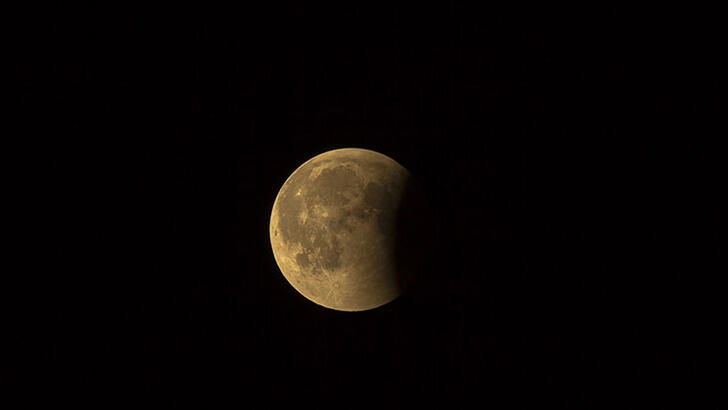
#> input picture OPENCV_3/Hough Circle Transform/ay.jpg, 728 x 410 px
$ python 1.derssss.py
#> lines starting #> are read from the running program, lines starting #| are printed output that depends on the picture; after the words box and inside, x2 and y2 are one past the last pixel; in counts of white or black regions, pixels touching at a corner belong together
"""
Bu derste daireleri tespit etmeye çalışıcaz.
"""

"""
Hough dönüşümü sırasında görüntümüzü geniş bir alana dönüştürüyoruz.
daire bulmaya çalışırken 3 boyutlu parametreler gerkiyor.
merkez koordinatları x ve y olarak ve yarıçap gerekiyor.
dönüşüm sırasında girdiği görüntümüzdeki her bir kenar pikseli pikselin uzanabileceği tüm
olası çemberleri oyluyor. yabir bir oylama işlemi yapıyor. çevresini çizicek sınırları bulmak için oylama yapıyor.
bu oylamayı 3 boyutlu matrix içindeki çoklu değerleri arttırma olarak düşünebiliriz.
oylar verildikten sonra bu matrix içindeki en yüksek değeri arıyoruz ve daire merkezine ve yarıçapını okuyoruz.
matrix ne kadar büyükse yani giriş resmimize kıyasla ne kadar büyükse, dp ne kadar küçükse matrix o kadar büyük oluyor.
oylamamızın çözünürlüğüde o kadar yüksek olur.
çözünürlük ne kadar yüksekse daire tespitide o kadar doğru olacaktır.
bununla birlikte tespit ne kadar doğru olursa örneğin biraz bozulmuş dairelerin gözden kaçırma veya büyük kenarlı daire yerine
birden fazla daire tespit etme gibi olasılıklarda yükselir
"""

import cv2
import numpy as np

image = cv2.imread('ay.jpg')
#> image is the input picture: shape (410, 728, 3); mean B, G, R 4.1, 5.4, 8.9
img = image.copy()  # resmin üzerine çizme işlemi yapacağım için kopyasını aldım.
image = cv2.medianBlur(image, 5)

# image = cv2.GaussianBlur(image, (7,7), 1.5)
img_gray = cv2.cvtColor(image, cv2.COLOR_BGR2GRAY)  # gri tonlamaya çevirdik.
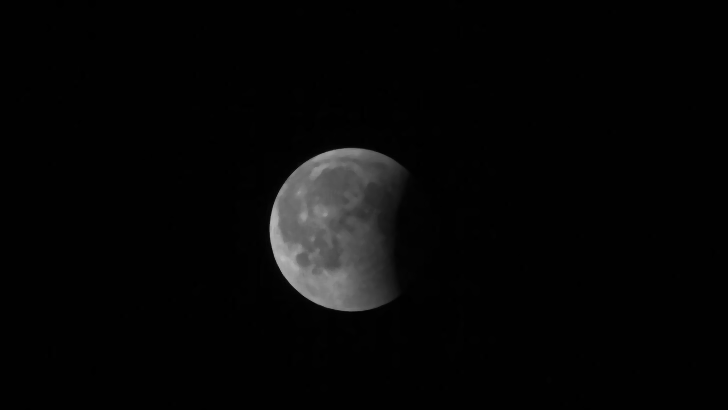
#> img_gray: shape (410, 728); min 0, max 186, mean 6.5

cv2.namedWindow("image", cv2.WINDOW_NORMAL)
cv2.namedWindow("img", cv2.WINDOW_NORMAL)

# belirlediğim daireleri HoughCircle içinde bulucam
min_dist = image.shape[0]/8
#> min_dist = 51.25
param1 = 100
param2 = 50
circles = cv2.HoughCircles(img_gray, cv2.HOUGH_GRADIENT, 1,
                           min_dist, param1=param1, param2=param2,
                           minRadius=0, maxRadius=0)
#> circles = [[350.5, 228.5, 81.6]]
"""
 2. parametre: method
 3. parametre: dp; çözünürlüğün ters oranı
 4. parametre: mindist; algılanan merkezler arası min mesafe
 5. parametre: param1; üst eşiği kendimiz giriyoruz. alt eşiği otomatik olarak kendisi belirliyor
 6. parametre: param2; merkez algılama eşiği. eşik ne kadar düşükse o kadar daire algılanacak,
 ne kadar yüksekse de potansiyel olarak o kadar fazla daire geriye döndürecek bize
 minRadius ve maxRadiusta algıladığımız dairenin min ve max yarıçapıdır.
 0 olarak girersek sıfır olarak girersek otomatik bir sınırlama koymamış oluruz. kendisi her şeyi buluyor.
 maxRadius' a -1 değeri girersek: çevredeki çizen daireyi çizmez sadece merkezini bulur .
 minRadius=5, maxRadius=70 ' te verebiliriz.
"""
"""
şimdi daireler hazır. daireleri çizme işlemi yapıcaz ama bu dairelerin içinde dönen değerler
3 tane değer döndürüyor: x,y,r . buradaki değerlerde float türünde döndürüyor. onun için bunları ortalama bir değere yuvarlamamız gerek.
"""

circles = np.uint16(np.around(circles))
#> circles = [[350, 228, 82]]
"""
 buranın sonucu yuvarlanmış olarak dönecek. dönen değerin türünü de  değiştirdik.
 şimdi şu şekilde dönüyor bu:
 matrixin değerleri mesala 5 tane şey aldı ya 1 5 3 olarak gelir buradaki değerler yani boyutu.
"""

# işlemleri yaparken bir kontrol kodu koyucam.
# circles'lerin içi boş değilse işlem yap.
if circles is not None:
    for x, y, r in circles[0, :]:   # 0. indeksinden tamamını al. yoksa burda hata alırım. yani x,y,r değerleri dönmez.
        cv2.circle(img, (x, y), r, (0, 255, 0), 3)  # renk: yeşil
        cv2.circle(img, (x, y), 1, (0, 0, 255), 5)   # merkez noktasını çizmek için
#> this loop made 1 pass
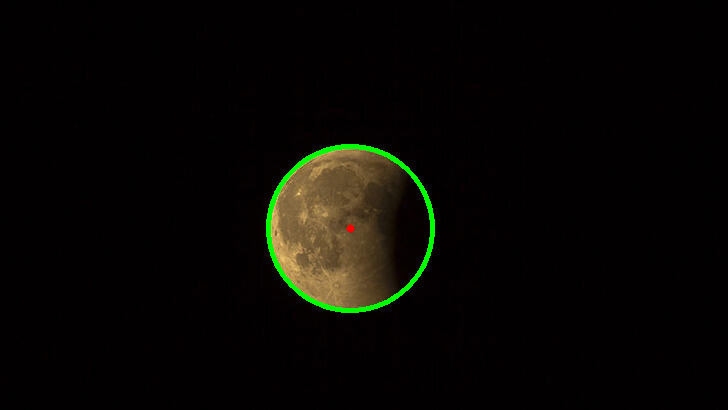
#> img: shape (410, 728, 3); 0.87% of pixels changed, all inside (x1, y1, x2, y2) = (266, 144, 435, 313)

cv2.imshow("image", image)
cv2.imshow("img", img)


cv2.waitKey(0)
cv2.destroyAllWindows()
